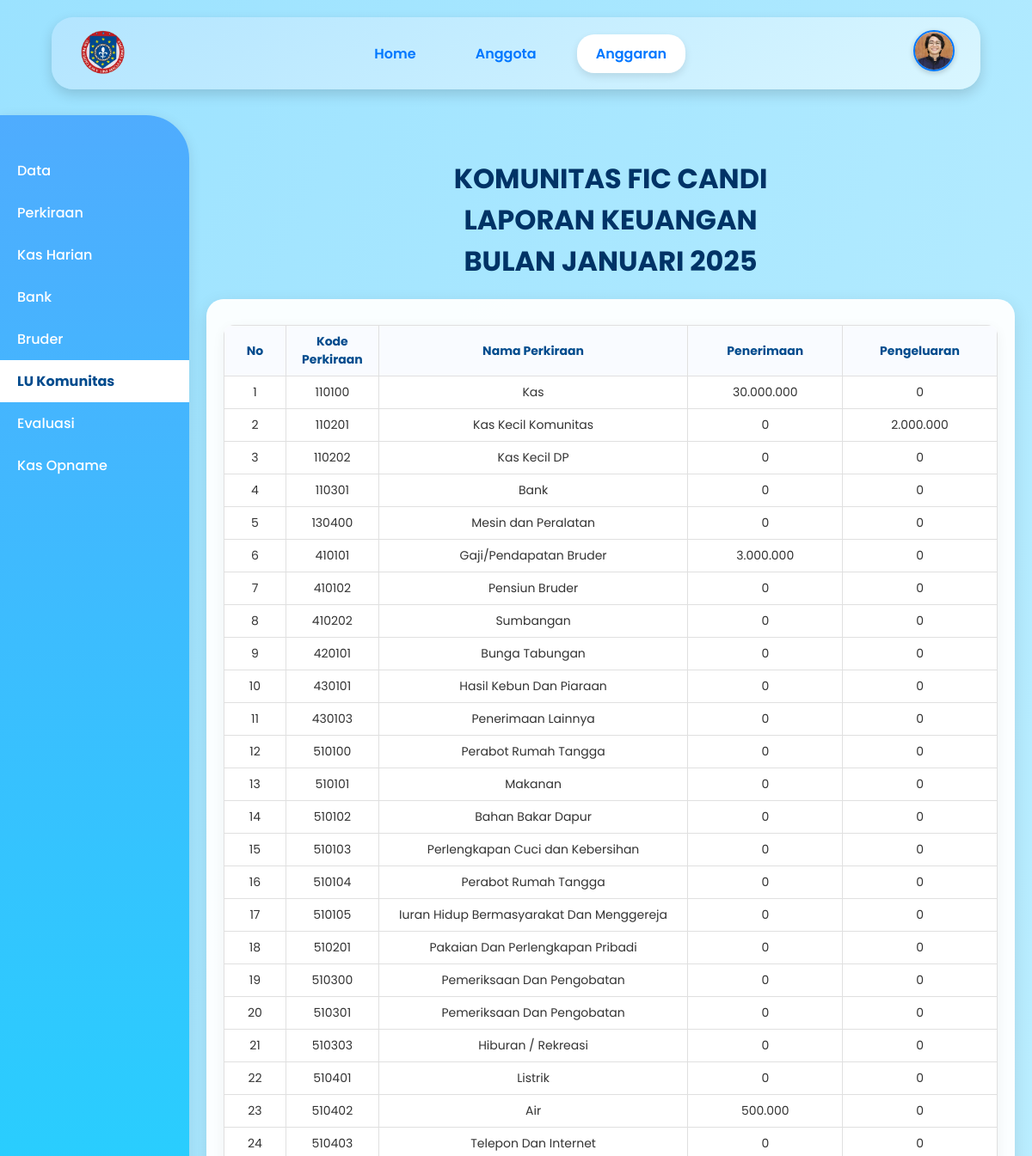
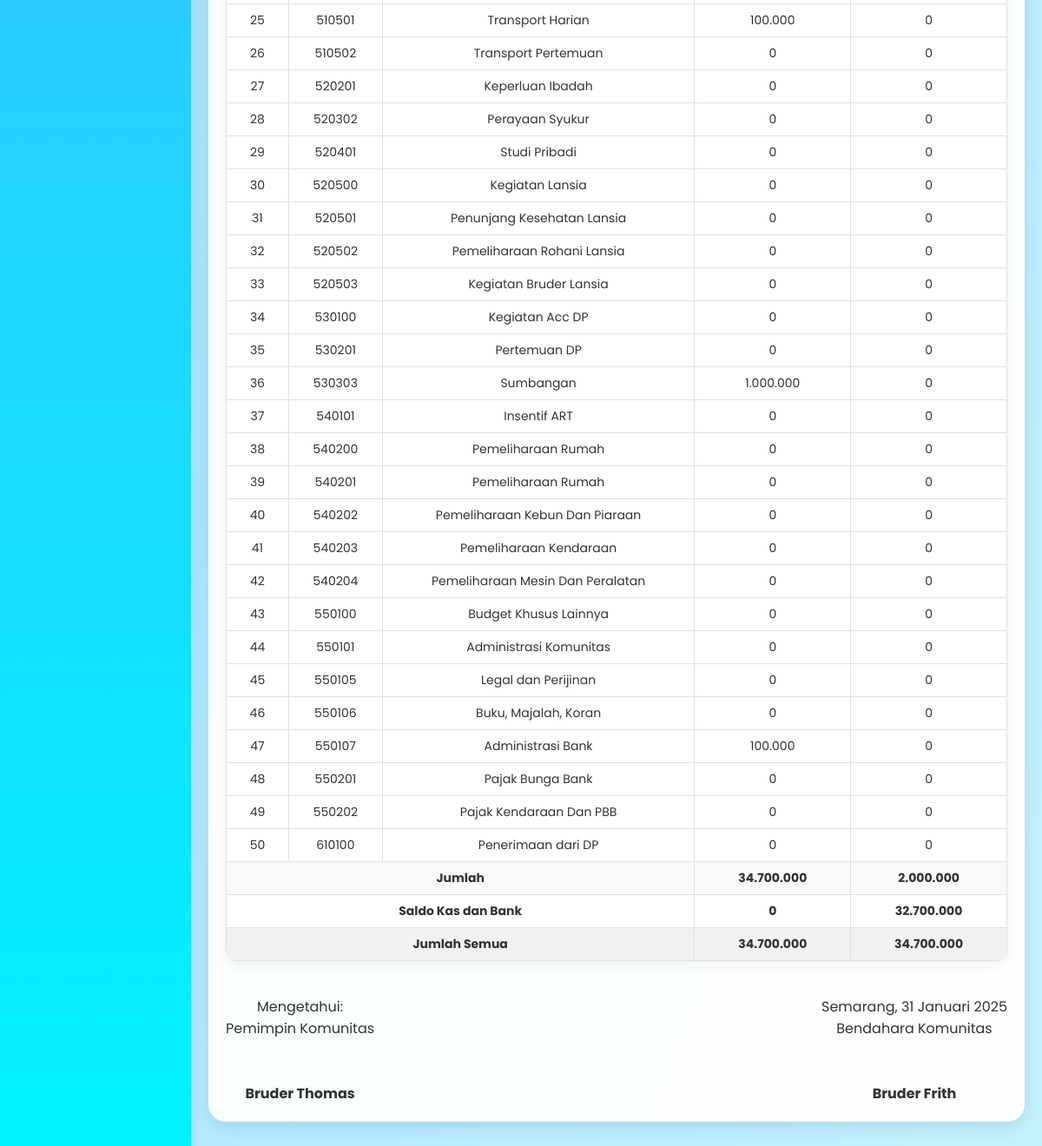
Screenshot of /anggaran_eco_lu.php (signed in) with the database file from the repository (2 pictures, top to bottom).
### tables this page shows
CREATE TABLE `data_bruder` (
  `ID_bruder` int(11) NOT NULL,
  `nama_bruder` varchar(100) DEFAULT NULL,
  `gambar_bruder` varchar(255) DEFAULT NULL,
  `ttl_bruder` date DEFAULT NULL,
  `alamat_bruder` text DEFAULT NULL,
  `tahun_masuk_postulan` year(4) DEFAULT NULL,
  `tahun_prasetia_pertama` year(4) DEFAULT NULL,
  `tahun_kaul_kekal` year(4) DEFAULT NULL,
  `riwayat_tugas` text DEFAULT NULL,
  `unit_kerja` varchar(100) DEFAULT NULL,
  `alamat` varchar(255) DEFAULT NULL,
  `no_telp` varchar(20) DEFAULT NULL,
  `email` varchar(100) DEFAULT NULL,
  `foto` varchar(100) DEFAULT NULL
);

CREATE TABLE `1_data` (
  `id_anggaran` int(11) NOT NULL,
  `nama_pemimpinlokal` varchar(100) NOT NULL,
  `nama_bendaharakomunitas` varchar(100) NOT NULL,
  `nama_kota` enum('Jakarta','Bandung','Yogyakarta','Semarang') NOT NULL,
  `pos_A` decimal(10,2) DEFAULT 0.00,
  `pos_B` decimal(10,2) DEFAULT 0.00,
  `pos_C` decimal(15,2) DEFAULT 0.00,
  `pos_D` decimal(15,2) DEFAULT 0.00,
  `pos_E` decimal(15,2) DEFAULT 0.00,
  `pos_F` decimal(15,2) DEFAULT 0.00,
  `pos_G` decimal(15,2) DEFAULT 0.00,
  `pos_H` decimal(15,2) DEFAULT 0.00,
  `pos_I` decimal(15,2) DEFAULT 0.00,
  `pos_1` decimal(15,2) DEFAULT 0.00,
  `pos_2` decimal(15,2) DEFAULT 0.00,
  `pos_3` decimal(15,2) DEFAULT 0.00,
  `pos_4` decimal(15,2) DEFAULT 0.00,
  `pos_5` decimal(15,2) DEFAULT 0.00,
  `pos_6` decimal(15,2) DEFAULT 0.00,
  `pos_7` decimal(15,2) DEFAULT 0.00,
  `pos_8` decimal(15,2) DEFAULT 0.00,
  `pos_9` decimal(15,2) DEFAULT 0.00,
  `pos_10` decimal(15,2) DEFAULT 0.00,
  `pos_11` decimal(15,2) DEFAULT 0.00,
  `pos_12` decimal(15,2) DEFAULT 0.00,
  `pos_13` decimal(15,2) DEFAULT 0.00,
  `pos_14` decimal(15,2) DEFAULT 0.00,
  `pos_15` decimal(15,2) DEFAULT 0.00,
  `pos_16` decimal(15,2) DEFAULT 0.00,
  `pos_17` decimal(15,2) DEFAULT 0.00,
  `pos_18` decimal(15,2) DEFAULT 0.00,
  `pos_19` decimal(15,2) DEFAULT 0.00,
  `pos_20` decimal(15,2) DEFAULT 0.00,
  `pos_21` decimal(15,2) DEFAULT 0.00,
  `pos_22` decimal(15,2) DEFAULT 0.00,
  `pos_23` decimal(15,2) DEFAULT 0.00,
  `pos_24` decimal(15,2) DEFAULT 0.00,
  `pos_25` decimal(15,2) DEFAULT 0.00,
  `pos_26` decimal(15,2) DEFAULT 0.00,
  `pos_27` decimal(15,2) DEFAULT 0.00,
  `pos_28` decimal(15,2) DEFAULT 0.00,
  `pos_29` decimal(15,2) DEFAULT 0.00,
  `pos_30` decimal(15,2) DEFAULT 0.00,
  `pos_31` decimal(15,2) DEFAULT 0.00,
  `pos_32` decimal(15,2) DEFAULT 0.00,
  `pos_33` decimal(15,2) DEFAULT 0.00,
  `pos_34` decimal(15,2) DEFAULT 0.00,
  `pos_35` decimal(15,2) DEFAULT 0.00,
  `pos_36` decimal(15,2) DEFAULT 0.00,
  `pos_37` decimal(15,2) DEFAULT 0.00,
  `pos_38` decimal(15,2) DEFAULT 0.00,
  `jumlah_penerimaan` decimal(15,2) DEFAULT 0.00,
  `jumlah_beban` decimal(15,2) DEFAULT 0.00
);

### anggaran_eco_lu.php (the view, shortened to what this page needs)
<?php
try {
    $pdo = new PDO("mysql:host=localhost;dbname=ibd_kelompok6_brd", "root", "");
    $pdo->setAttribute(PDO::ATTR_ERRMODE, PDO::ERRMODE_EXCEPTION);
    $stmt = $pdo->prepare("
        SELECT db.foto
        FROM login_bruder lb
        LEFT JOIN data_bruder db ON lb.ID_bruder = db.ID_bruder
        WHERE lb.ID_bruder = ?
    ");
    $stmt->execute([$_SESSION['ID_bruder']]);
    $user = $stmt->fetch(PDO::FETCH_ASSOC);
    $foto = !empty($user['foto']) ? $user['foto'] : 'default.png';
} catch (PDOException $e) {
    die("Koneksi atau query gagal: " . $e->getMessage());
}
?>
<!DOCTYPE html>
<html lang="id">
<head>
</head>
<body>
    <header>
            <img src="foto/logo.png" alt="Logo" class="logo">
            <nav>
                <a href="dashboard_eco.php">Home</a>
                <a href="anggota.php">Anggota</a>
                <a href="anggaran_eco.php" class="active">Anggaran</a>
            </nav>
            <div class="profile-wrapper" onclick="toggleDropdown()">
                <img src="foto/<?= htmlspecialchars($foto) ?>" alt="Profile" class="profile-pic">
            </div>
        </header>
    <div class="container">
        <div class="sidebar">
            <a href="anggaran_eco.php">Data</a>
            <a href="anggaran_eco_perkiraan.php">Perkiraan</a>
            <a href="anggaran_eco_kas.php">Kas Harian</a>
            <a href="anggaran_eco_bank.php">Bank</a>
            <a href="anggaran_eco_bruder.php">Bruder</a>
            <a href="anggaran_eco_lu.php" class="active">LU Komunitas</a>
            <a href="anggaran_eco_evaluasi.php">Evaluasi</a>
            <a href="anggaran_eco_opname.php">Kas Opname</a>
        </div>
        <div class="main">
            <main>
                <h1>KOMUNITAS FIC CANDI<br>LAPORAN KEUANGAN<br>BULAN JANUARI 2025</h1>
                <div class="card">
                        <?php
$query = "
    SELECT
        p.kode AS kode_perkiraan,
        p.akun AS nama_perkiraan,
        COALESCE(SUM(l.nominal_pemasukan), 0) AS penerimaan,
        COALESCE(SUM(l.nominal_pengeluaran), 0) AS pengeluaran
    FROM 2_perkiraan p
    LEFT JOIN 6_lu_komunitas l ON p.ID_pos = l.id_pos
    GROUP BY p.ID_pos, p.kode, p.akun
    ORDER BY CAST(p.kode AS UNSIGNED)
";
$stmt = $pdo->query($query);
$dataLaporan = $stmt->fetchAll(PDO::FETCH_ASSOC);
$stmt2 = $pdo->query("SELECT nama_pemimpinlokal, nama_bendaharakomunitas FROM 1_data WHERE nama_kota='Semarang' LIMIT 1");
$kom = $stmt2->fetch(PDO::FETCH_ASSOC);
?>
<table>
    <thead>
        <tr>
            <th>No</th>
            <th>Kode Perkiraan</th>
            <th>Nama Perkiraan</th>
            <th>Penerimaan</th>
            <th>Pengeluaran</th>
        </tr>
    </thead>
    <tbody>
        <?php
        $no = 1;
        $total_penerimaan = 0;
        $total_pengeluaran = 0;
        foreach ($dataLaporan as $row):
            $total_penerimaan += $row['penerimaan'];
            $total_pengeluaran += $row['pengeluaran'];
        ?>
        <tr>
            <td><?= $no++ ?></td>
            <td><?= htmlspecialchars($row['kode_perkiraan']) ?></td>
            <td><?= htmlspecialchars($row['nama_perkiraan']) ?></td>
            <td><?= number_format($row['penerimaan'], 0, ',', '.') ?></td>
            <td><?= number_format($row['pengeluaran'], 0, ',', '.') ?></td>
        </tr>
        <?php endforeach; ?>
        <tr style="font-weight:bold; background:#f9f9f9;">
            <td colspan="3">Jumlah</td>
            <td><?= number_format($total_penerimaan, 0, ',', '.') ?></td>
            <td><?= number_format($total_pengeluaran, 0, ',', '.') ?></td>
        </tr>
        <tr style="font-weight:bold; background:#fff;">
            <td colspan="3">Saldo Kas dan Bank</td>
            <td><?= number_format(0, 0, ',', '.') ?></td>
            <td><?= number_format($total_penerimaan - $total_pengeluaran, 0, ',', '.') ?></td>
        </tr>
        <tr style="font-weight:bold; background:#f1f1f1;">
            <td colspan="3">Jumlah Semua</td>
            <td><?= number_format($total_penerimaan, 0, ',', '.') ?></td>
            <td><?= number_format($total_penerimaan, 0, ',', '.') ?></td>
        </tr>
    </tbody>
</table>
<div style="margin-top:40px; display:flex; justify-content:space-between;">
    <div>
        Mengetahui:<br>
        Pemimpin Komunitas<br><br><br>
        <strong><?= htmlspecialchars($kom['nama_pemimpinlokal'] ?? '-') ?></strong>
    </div>
    <div>
        Semarang, 31 Januari 2025<br>
        Bendahara Komunitas<br><br><br>
        <strong><?= htmlspecialchars($kom['nama_bendaharakomunitas'] ?? '-') ?></strong>
    </div>
</div>
                </div>
            </main>
        </div>
    </div>
</body>
</html>

### anggaran_eco_lu.php (style rules this page uses)
* { margin: 0; padding: 0; box-sizing: border-box; }
body { font-family: 'Poppins', sans-serif; background: linear-gradient(to bottom right, #9be2ff, #c4f1ff); color: #333; }
header { background: linear-gradient(145deg, #b3e5ff, #d9f6ff); box-shadow: 0 6px 15px rgba(0,0,0,0.15); padding: 12px 30px; display: flex; align-items: center; justify-content: space-between; position: sticky; top: 0; z-index: 1000; border-radius: 25px; margin: 20px auto; width: 90%; }
.logo { height: 60px; }
nav { display: flex; gap: 25px; }
nav a { color: #0077ff; font-weight: 600; text-decoration: none; padding: 10px 22px; border-radius: 20px; transition: all 0.3s ease; }
nav a.active { background: white; color: #0077ff; box-shadow: 0 4px 10px rgba(0,0,0,0.1); }
.profile-wrapper { position: relative; cursor: pointer; }
.profile-pic { width: 48px; height: 48px; border-radius: 50%; object-fit: cover; border: 2px solid #0077ff; box-shadow: 0 2px 6px rgba(0,0,0,0.2); }
main { padding: 40px 20px; max-width: 1200px; margin: auto; text-align: center; }
.sidebar { width: 220px; background: linear-gradient(180deg, #4facfe, #00f2fe); color: white; min-height: 100vh; padding: 40px 0; flex-shrink: 0; margin-top: 10px; border-top-right-radius: 50px; box-shadow: 0 4px 15px rgba(0,0,0,0.1); }
.sidebar a { display: block; padding: 12px 20px; color: white; text-decoration: none; font-weight: 500; transition: all 0.3s ease; }
.sidebar a.active { background: white; color: #004b8d; font-weight: bold; }
.main { flex: 1; }
.card { background: rgba(255, 255, 255, 0.95); padding: 20px; border-radius: 20px; box-shadow: 0 6px 20px rgba(0, 0, 0, 0.1); margin-top: 20px; }
h1, h2 { text-align: center; margin: 20px 0; color: #003366; }
table { width: 100%; border-collapse: collapse; table-layout: fixed; margin-top: 10px; background: white; border-radius: 12px; overflow: hidden; box-shadow: 0 4px 15px rgba(0,0,0,0.05); }
th, td { border: 1px solid #e0e0e0; padding: 8px; text-align: center; font-size: 14px; word-wrap: break-word; }
th { background: #f9fbff; color: #004b8d; }
.container { display: flex; min-height: 100vh; }
th:nth-child(1), td:nth-child(1) { width: 8%; }
th:nth-child(2), td:nth-child(2) { width: 12%; }
th:nth-child(3), td:nth-child(3) { width: 40%; }
th:nth-child(4), td:nth-child(4) { width: 20%; }
th:nth-child(5), td:nth-child(5) { width: 20%; }

### rows the page displays
data_bruder: foto (picture)
1_data: nama_pemimpinlokal "Bruder Thomas", nama_bendaharakomunitas "Bruder Frith"

### other values shown
$row['kode_perkiraan'] "110100"
$row['nama_perkiraan'] "Kas"
$row['penerimaan'] "30.000.000"
$row['pengeluaran'] "0"
$row['kode_perkiraan'] "110201"
$row['nama_perkiraan'] "Kas Kecil Komunitas"
$row['penerimaan'] "0"
$row['pengeluaran'] "2.000.000"
$row['kode_perkiraan'] "110202"
$row['nama_perkiraan'] "Kas Kecil DP"
$row['kode_perkiraan'] "110301"
$row['nama_perkiraan'] "Bank"
$row['kode_perkiraan'] "130400"
$row['nama_perkiraan'] "Mesin dan Peralatan"
$row['kode_perkiraan'] "410101"
